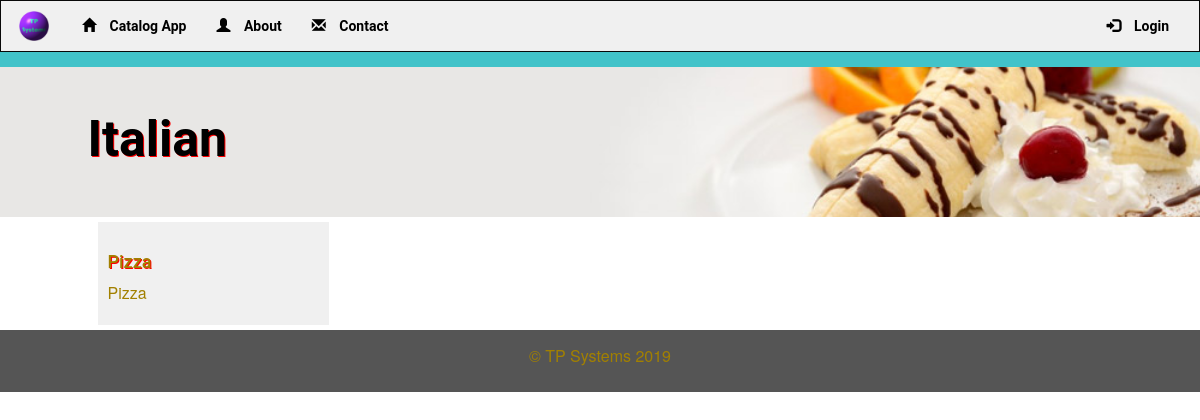
The page /catalog/3 on the database its author committed.
### database_setup.py (models this page shows, shortened)
class Catalog(Base):
    __tablename__ = 'catalog'
    id = Column(Integer, primary_key=True)
    name = Column(String(250), nullable=False)
    user_id = Column(Integer, ForeignKey('user.id'))
    user = relationship(User)

class DishName(Base):
    __tablename__ = 'dishname'
    name = Column(String(80), nullable=False)
    id = Column(Integer, primary_key=True)
    description = Column(String(250))
    course = Column(String(250))
    region = Column(String(250))
    catalog_id = Column(Integer, ForeignKey('catalog.id'))
    catalog = relationship(Catalog)
    user_id = Column(Integer, ForeignKey('user.id'))
    user = relationship(User)

### catalog_project.py (the view)
@app.route('/catalog/<int:catalog_id>')
def showDish(catalog_id):
    catalogItem = session.query(Catalog).filter_by(id=catalog_id).one()
    creator = getUserInfo(catalogItem.user_id)
    dishItems = session.query(DishName).filter_by(catalog_id=catalog_id).all()
    if ('username' not in login_session):
        return render_template('publicdish.html',
                               dishItems=dishItems,
                               catalog=catalogItem,
                               creator=creator)
    else:
        return render_template('dish.html',
                               dishItems=dishItems,
                               catalog=catalogItem,
                               creator=creator)

### catalog_project.py (called while the page is built)
def getUserInfo(user_id):
    user = session.query(User).filter_by(id=user_id).one()
    return user

### templates/publicdish.html
{% extends "main.html" %}
{% block content %}
	<div class="row divider blue">
		<div class="col-md-12"></div>
	</div>
	<div class="row banner main">
		<div class="col-md-1"></div>
		<div class="col-md-11 padding-none">
			<h1>{{ catalog.name }}</h1>
		</div>
	</div>
	{% if dishItems !=[] %}
		<div class="row">
			<div class="col-md-1"></div>
			<div class="col-md-3">
				{% for i in dishItems %}
					<div class="col-md-10 menu-item">
						<a href = "{{url_for('showRecipe', catalog_id = catalog.id, dishItems_id = i.id)}}">
						<h3>{{i.name}}</h3></a>
						<p>{{i.description}}</p>
					</div>
				{% endfor %}
			</div>
		</div>
	{% endif %}
{% endblock %}

### static/css/main.css (style rules this page uses)
* { font-family: "Helvetica Neue Bold", Roboto, Helvetica, Arial, sans-serif; font-weight: 700; }
h1 { font-family: "Helvetica Neue Light", Roboto, Helvetica, Arial, sans-serif; font-size: 50px; color: #000000; font-weight: bold; text-shadow: 1px 1px red }
h3 { font-size: 18px; color: #A28000; text-shadow: 1px 1px red }
p { font-family: "Helvetica Neue", Roboto, Helvetica, Arial, sans-serif; font-size: 16px; color: #A28000; font-weight: 400; }
a { font-size: 14px; color: #0093B9; line-height: 17px; }
.padding-none { padding: 0; }
.divider { height: 15px; }
.divider.blue { background-color: #42C3C9; }
.banner.main { height: 150px; background: url("/static/images/top-banner.jpg"); background-position: right; background-repeat: no-repeat; background-size: cover; }
.banner h1 { margin: 45px 0; }
.menu-item { background-color: #F0F0F0; padding: 10px; margin: 5px; margin-left: -5px; }

### rows shown on the page
Catalog: name "Italian"
DishName: name "Pizza", description "Pizza"
